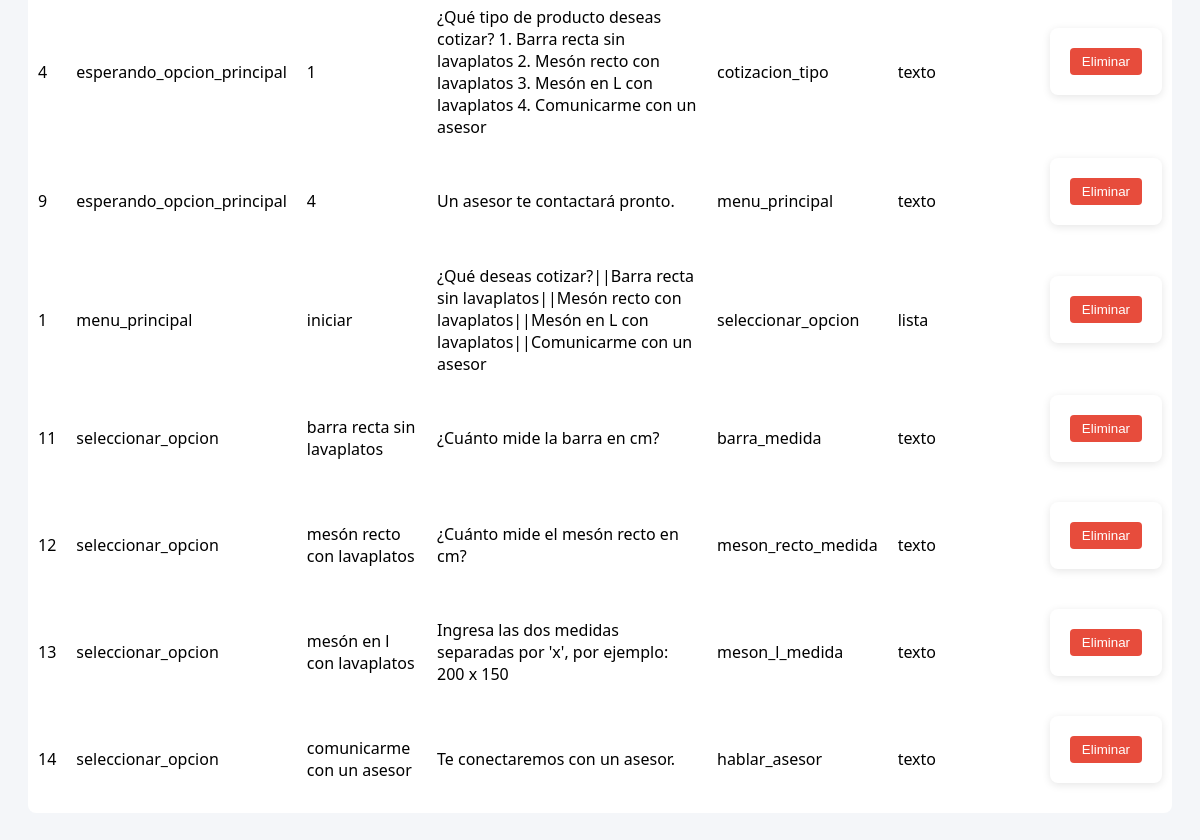
Before: /configuracion (signed in, lower part) with the older database file.
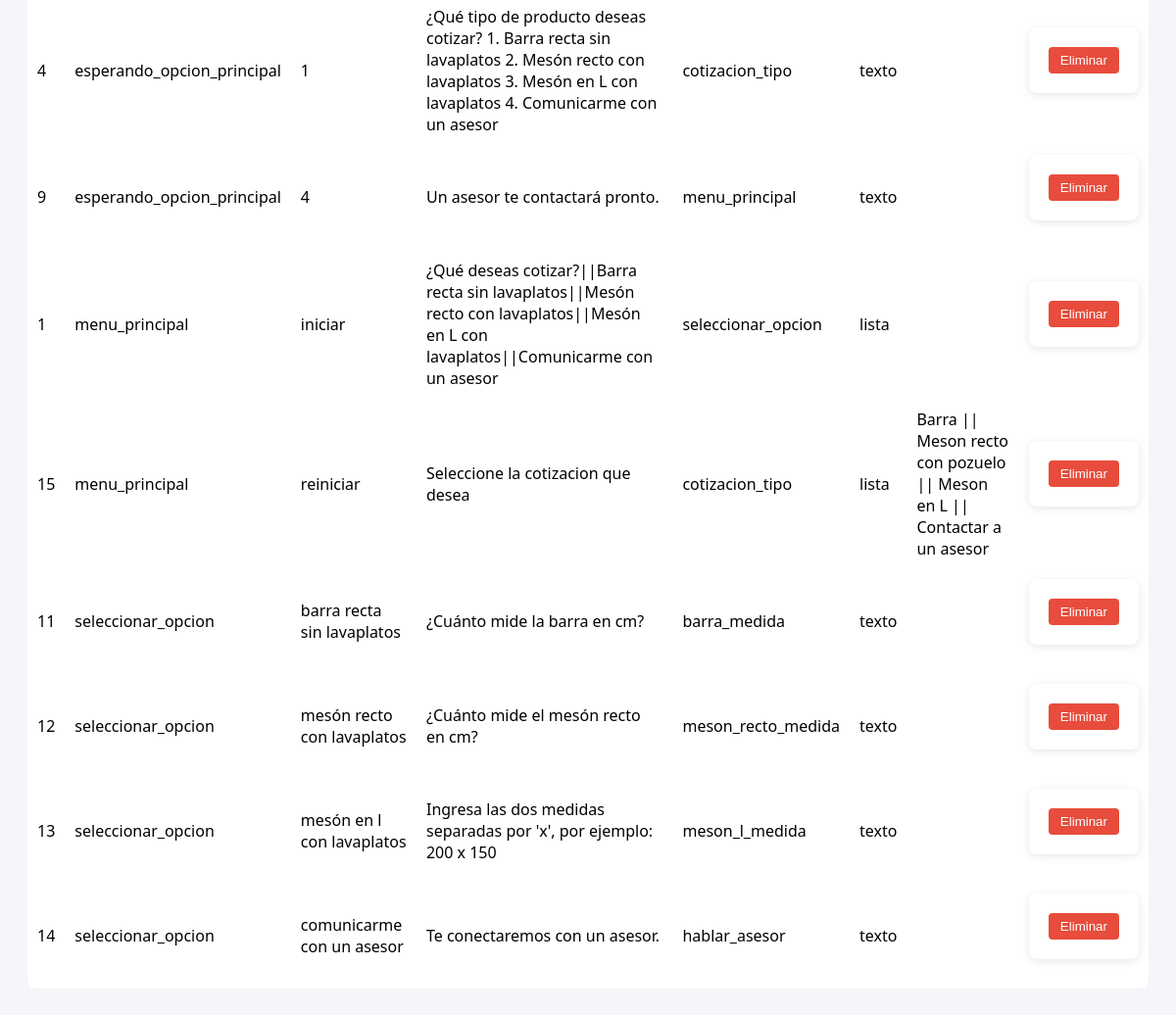
After: the same page with the newer database file.
### tables this page shows
CREATE TABLE reglas (
            id INTEGER PRIMARY KEY AUTOINCREMENT,
            step TEXT NOT NULL,
            input_text TEXT NOT NULL,
            respuesta TEXT NOT NULL,
            siguiente_step TEXT,
            tipo TEXT DEFAULT 'texto'
        , opciones TEXT);

### routes/configuracion.py (the view, shortened to what this page needs)
@config_bp.route('/configuracion', methods=['GET', 'POST'])
def configuracion():
    if "user" not in session or session["rol"] != "admin":
        return redirect(url_for("auth.login"))
    conn = sqlite3.connect(Config.DB_PATH)
    c = conn.cursor()
    c.execute("SELECT * FROM reglas ORDER BY step, id")
    reglas = c.fetchall()
    conn.close()
    return render_template('configuracion.html', reglas=reglas)

### templates/configuracion.html (shortened to what this page needs)
<!DOCTYPE html>
<html lang="es">
<head>
</head>
<body>
    <table>
        {% for r in reglas %}
        <tr>
            <td>{{ r[0] }}</td>
            <td>{{ r[1] }}</td>
            <td>{{ r[2] }}</td>
            <td>{{ r[3] }}</td>
            <td>{{ r[4] or '' }}</td>
            <td>{{ r[5] or 'texto' }}</td>
            <td>{{ r[6] or '' }}</td>
            <td>
                <form method="POST" action="{{ url_for('configuracion.eliminar_regla', regla_id=r[0]) }}">
                    <button class="delete-btn" type="submit">Eliminar</button>
                </form>
            </td>
        </tr>
        {% endfor %}
    </table>
</body>
</html>

### templates/configuracion.html (style rules this page uses)
body { font-family: 'Segoe UI', sans-serif; background-color: #f4f6f9; padding: 20px; }
form { background-color: white; padding: 20px; margin-bottom: 20px; border-radius: 8px; box-shadow: 0 2px 8px rgba(0,0,0,0.1); }
button { background-color: #27ae60; color: white; padding: 10px 20px; border: none; border-radius: 4px; cursor: pointer; }
table { width: 100%; border-collapse: collapse; background-color: white; border-radius: 8px; margin-top: 20px; }
.delete-btn { background-color: #e74c3c; color: white; border: none; padding: 6px 12px; border-radius: 4px; cursor: pointer; }

Changed rows visible on the page:
added reglas: id "15", step "menu_principal", input_text "reiniciar", respuesta "Seleccione la cotizacion que desea", siguiente_step "cotizacion_tipo", tipo "lista", opciones "Barra || Meson recto con pozuelo || Meson en L || Contactar a un asesor"
